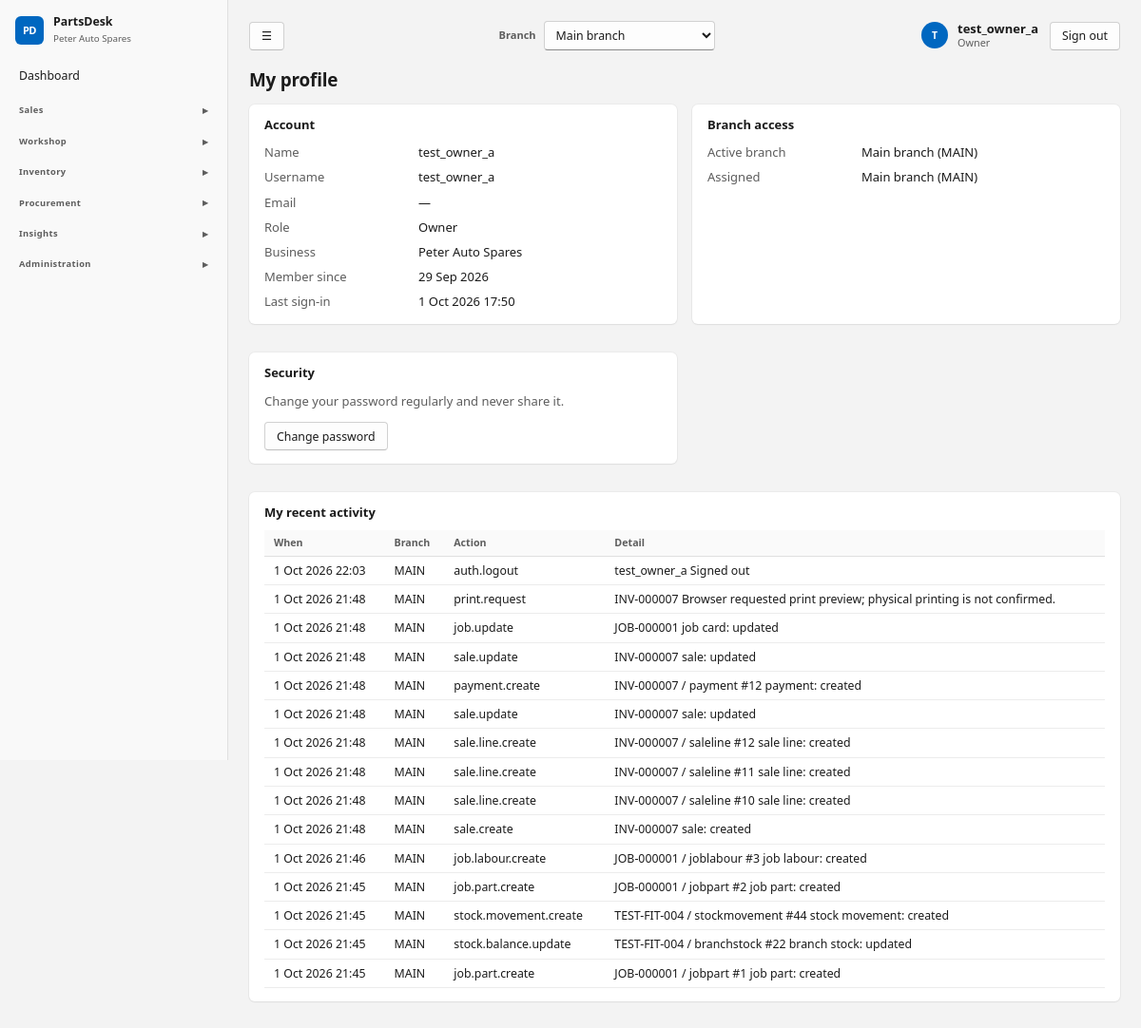
/profile/ (signed in), run on the app's committed database.
### core/models.py (models this page shows, shortened)
class ShopSettings(TrackedModel):
    tenant = models.OneToOneField(Tenant, on_delete=models.CASCADE, related_name="settings")
    shop_name = models.CharField(max_length=120, default="My Spare Parts Shop")
    address = models.TextField(blank=True)
    phone = models.CharField(max_length=60, blank=True)
    email = models.EmailField(blank=True)
    tax_id = models.CharField("Tax / TPIN number", max_length=60, blank=True)
    currency_symbol = models.CharField(max_length=8, default="$")
    tax_name = models.CharField(max_length=20, default="VAT")
    tax_rate = models.DecimalField("Tax rate %", max_digits=5, decimal_places=2, default=Decimal("0"))
    prices_include_tax = models.BooleanField(default=True, help_text="Untick if prices are entered before tax.")
    counter_max_discount = models.DecimalField(
        "Max discount % for counter staff", max_digits=5, decimal_places=2, default=Decimal("10"),
        help_text="Managers and the owner can exceed this.")
    default_labour_rate = models.DecimalField("Default labour rate per hour", max_digits=10, decimal_places=2, default=Decimal("0"))
    invoice_footer = models.CharField(max_length=200, blank=True, default="Thank you for your business.")
    class Meta:
        verbose_name_plural = "shop settings"
    @classmethod
    def get(cls, tenant):
        obj, _ = cls.objects.get_or_create(tenant=tenant)
        return obj

class User(AbstractUser):
    class Role(models.TextChoices):
        OWNER = "owner", "Owner"
        MANAGER = "manager", "Manager"
        COUNTER = "counter", "Counter sales"
        MECHANIC = "mechanic", "Mechanic"
        STOREKEEPER = "storekeeper", "Storekeeper"
    role = models.CharField(max_length=20, choices=Role.choices, default=Role.COUNTER)
    tenant = models.ForeignKey(Tenant, null=True, blank=True, on_delete=models.PROTECT, related_name="users")
    branches = models.ManyToManyField(Branch, blank=True, related_name="staff")
    @property
    def display_name(self):
        return self.get_full_name() or self.username

class Tenant(TrackedModel):
    name = models.CharField(max_length=120)
    slug = models.SlugField(unique=True)
    is_active = models.BooleanField(default=True)

class Branch(TrackedModel):
    tenant = models.ForeignKey(Tenant, on_delete=models.PROTECT, related_name="branches")
    name = models.CharField(max_length=120)
    code = models.CharField(max_length=16)
    is_active = models.BooleanField(default=True)
    class Meta:
        constraints = [models.UniqueConstraint(fields=["tenant", "code"], name="branch_tenant_code")]
        ordering = ["name"]

class AppendOnlyModel(models.Model):
    objects = AppendOnlyQuerySet.as_manager()
    class Meta:
        abstract = True
    def save(self, *args, **kwargs):
        if not self._state.adding:
            raise ValueError("Audit records cannot be edited.")
        return super().save(*args, **kwargs)

class AuditLog(AppendOnlyModel):
    tenant = models.ForeignKey(Tenant, null=True, on_delete=models.PROTECT)
    branch = models.ForeignKey(Branch, null=True, on_delete=models.PROTECT)
    created_at = models.DateTimeField(auto_now_add=True, db_index=True)
    user = models.ForeignKey(User, null=True, on_delete=models.PROTECT)
    action = models.CharField(max_length=40)
    target = models.CharField(max_length=200, blank=True)
    detail = models.TextField(blank=True)
    actor_name = models.CharField(max_length=150, blank=True)
    kind = models.CharField(max_length=20, default="business", db_index=True)
    outcome = models.CharField(max_length=12, default="success", db_index=True)
    changes = models.JSONField(default=dict, blank=True)
    request_id = models.CharField(max_length=36, blank=True, db_index=True)
    ip_address = models.GenericIPAddressField(null=True, blank=True)
    route = models.CharField(max_length=100, blank=True)
    method = models.CharField(max_length=10, blank=True)
    class Meta:
        ordering = ["-created_at", "-id"]

### core/views.py (the view)
# urls.py: path("profile/", views.profile, name="profile"),
@role_required()
def profile(request):
    user = request.user
    return render(request, "core/profile.html", {
        "page_title": "My profile",
        "tenant": request.tenant,
        "branches": allowed_branches(user),
        "recent": AuditLog.objects.filter(user=user, tenant=request.tenant).select_related("branch")[:15],
    })

### core/audit.py (called while the page is built)
@contextmanager
def audit_context(**values):
    token = _current.set(dict(_current.get(), **values))
    try:
        yield
    finally:
        _current.reset(token)

def metadata(request):
    try:
        address = str(ip_address(request.META.get('REMOTE_ADDR', '')))
    except ValueError:
        address = None
    match = request.resolver_match
    return dict(request_id=request.audit_request_id, ip_address=address,
                route=(match.view_name if match else 'unmatched')[:100], method=request.method[:10])

### core/navigation.py (called while the page is built)
def page_back_link(request):
    if request is None or not request.user.is_authenticated:
        return None
    match = request.resolver_match
    name = match.url_name if match else None
    if name == 'dashboard':
        return None
    kwargs = {}
    if name == 'vehicle_create':
        if 'pk' in match.kwargs:
            target, label = 'customer_detail', 'Back to customer'
            kwargs = {'pk': match.kwargs['pk']}
        else:
            target, label = 'vehicle_list', 'Back to vehicles'
    elif name in RECORD_PARENTS:
        target, label = RECORD_PARENTS[name]
        kwargs = {'pk': match.kwargs['pk']}
    else:
        if name not in PARENTS:
            return None
        target, label = PARENTS[name]
    return {'url': reverse(target, kwargs=kwargs), 'label': label}

### core/permissions.py (called while the page is built)
def role_required(roles=None):
    def decorator(view):
        @wraps(view)
        def wrapper(request, *args, **kwargs):
            if not request.user.is_authenticated:
                return redirect_to_login(request.get_full_path())
            require_branch(request)
            if roles is not None and request.user.role not in roles:
                raise PermissionDenied
            return view(request, *args, **kwargs)
        return wrapper
    return decorator

### core/templatetags/ui.py (called while the page is built)
@register.simple_tag(takes_context=True)
def page_back_link(context):
    from core.navigation import page_back_link as destination
    return destination(context.get("request"))

### core/tenancy.py (called while the page is built)
def allowed_branches(user):
    if not user.is_authenticated or not user.is_active or not user.tenant_id:
        return Branch.objects.none()
    qs = Branch.objects.filter(tenant_id=user.tenant_id, tenant__is_active=True, is_active=True)
    if user.role != User.Role.OWNER:
        qs = qs.filter(staff=user)
    return qs

def require_branch(request):
    if request.branch is None:
        raise PermissionDenied("No active branch is assigned to your account.")
    return request.branch

### templates/core/profile.html (shortened to what this page needs)
{% extends "base.html" %}
{% block content %}
<div class="profile-grid">
  <section class="card">
    <h2>Account</h2>
    <dl class="kv">
      <dt>Name</dt><dd>{{ user.display_name }}</dd>
      <dt>Username</dt><dd>{{ user.username }}</dd>
      <dt>Email</dt><dd>{{ user.email|default:"—" }}</dd>
      <dt>Role</dt><dd>{{ user.get_role_display }}</dd>
      <dt>Business</dt><dd>{{ tenant.name }}</dd>
      <dt>Member since</dt><dd>{{ user.date_joined|date:"j M Y" }}</dd>
      <dt>Last sign-in</dt><dd>{{ user.last_login|date:"j M Y H:i"|default:"—" }}</dd>
    </dl>
  </section>
  <section class="card">
    <h2>Branch access</h2>
    <dl class="kv">
      <dt>Active branch</dt><dd>{{ active_branch.name }} ({{ active_branch.code }})</dd>
      <dt>Assigned</dt><dd>{% for b in branches %}{{ b.name }} ({{ b.code }}){% if not forloop.last %}, {% endif %}{% empty %}—{% endfor %}</dd>
    </dl>
  </section>
  <section class="card">
    <h2>Security</h2>
    <p class="muted">Change your password regularly and never share it.</p>
    <a class="btn" href="{% url 'password_change' %}">Change password</a>
  </section>
</div>
<section class="card" style="margin-top:16px">
  <h2>My recent activity</h2>
  <table>
    <thead><tr><th>When</th><th>Branch</th><th>Action</th><th>Detail</th></tr></thead>
    <tbody>{% for e in recent %}<tr><td>{{ e.created_at|date:"j M Y H:i" }}</td><td>{{ e.branch.code|default:"—" }}</td><td>{{ e.action }}</td><td>{{ e.target }} {{ e.detail }}</td></tr>{% empty %}<tr><td colspan="4" class="muted">No activity yet.</td></tr>{% endfor %}</tbody>
  </table>
</section>
{% endblock %}

### templates/base.html (shortened to what this page needs)
{% load static ui %}<!doctype html>
<html lang="en">
<head>
<link rel="stylesheet" href="{% static 'css/app.css' %}">
</head>
<body data-print-log-url="{% url 'log_print_request' %}" {% if auto_print %}data-autoprint="1"{% endif %}>
<div class="app">
  <aside class="side no-print">
    <div class="brand"><span class="brand-mark">PD</span><div><strong>PartsDesk</strong><small>{{ shop.shop_name }}</small></div></div>
    <nav>{% for g in nav %}{% if g.title %}<details class="nav-group" ><summary>{{ g.title }}</summary></details>{% else %}{% for item in g.items %}<a href="{{ item.url }}" class="">{{ item.label }}</a>{% endfor %}{% endif %}{% endfor %}</nav>
  </aside>
  <main class="main">
    <div class="topbar no-print">
      <button type="button" class="btn nav-toggle" id="nav-toggle" aria-label="Toggle menu" title="Show/hide menu">&#9776;</button>
      {% if branches %}<form method="post" action="{% url 'switch_branch' %}" class="branch-switch">{% csrf_token %}
        <label for="branch-select">Branch</label>
        <select id="branch-select" name="branch_id" onchange="this.form.submit()">{% for b in branches %}<option value="{{ b.pk }}" {% if b.pk == active_branch.pk %}selected{% endif %}>{{ b.name }}</option>{% endfor %}</select>
        <noscript><button type="submit">Switch</button></noscript></form>{% endif %}
      <div class="topbar-user"><a href="{% url 'profile' %}" class="user-chip"><span class="avatar">{{ user.display_name|slice:":1"|upper }}</span><span><strong>{{ user.display_name }}</strong><small>{{ user.get_role_display }}</small></span></a>
        <form method="post" action="{% url 'logout' %}">{% csrf_token %}<button type="submit" class="btn">Sign out</button></form></div>
    </div>
    <header class="top"><h1>{% block page_heading %}{{ page_title }}{% endblock %}</h1>{% page_back_link as back %}</header>
    {% block content %}{% endblock %}
  </main>
</div>
</body>
</html>

### data on the page
ShopSettings: shop_name "Peter Auto Spares"
User: display_name "T", display_name "test_owner_a", role "Owner", username "test_owner_a", email "—", date_joined "29 Sep 2026", last_login "1 Oct 2026 17:50"
Tenant: name "Peter Auto Spares"
Branch: name "Main branch", code "MAIN"
AuditLog: created_at "1 Oct 2026 22:03", branch.code "MAIN", action "auth.logout", target "test_owner_a", detail "Signed out"
AuditLog: created_at "1 Oct 2026 21:48", branch.code "MAIN", action "print.request", target "INV-000007", detail "Browser requested print preview; physical printing is not confirmed."
AuditLog: created_at "1 Oct 2026 21:48", branch.code "MAIN", action "job.update", target "JOB-000001", detail "job card: updated"
AuditLog: created_at "1 Oct 2026 21:48", branch.code "MAIN", action "sale.update", target "INV-000007", detail "sale: updated"
AuditLog: created_at "1 Oct 2026 21:48", branch.code "MAIN", action "payment.create", target "INV-000007 / payment #12", detail "payment: created"
AuditLog: created_at "1 Oct 2026 21:48", branch.code "MAIN", action "sale.update", target "INV-000007", detail "sale: updated"
AuditLog: created_at "1 Oct 2026 21:48", branch.code "MAIN", action "sale.line.create", target "INV-000007 / saleline #12", detail "sale line: created"
AuditLog: created_at "1 Oct 2026 21:48", branch.code "MAIN", action "sale.line.create", target "INV-000007 / saleline #11", detail "sale line: created"
AuditLog: created_at "1 Oct 2026 21:48", branch.code "MAIN", action "sale.line.create", target "INV-000007 / saleline #10", detail "sale line: created"
AuditLog: created_at "1 Oct 2026 21:48", branch.code "MAIN", action "sale.create", target "INV-000007", detail "sale: created"
AuditLog: created_at "1 Oct 2026 21:46", branch.code "MAIN", action "job.labour.create", target "JOB-000001 / joblabour #3", detail "job labour: created"
AuditLog: created_at "1 Oct 2026 21:45", branch.code "MAIN", action "job.part.create", target "JOB-000001 / jobpart #2", detail "job part: created"
AuditLog: created_at "1 Oct 2026 21:45", branch.code "MAIN", action "stock.movement.create", target "TEST-FIT-004 / stockmovement #44", detail "stock movement: created"
AuditLog: created_at "1 Oct 2026 21:45", branch.code "MAIN", action "stock.balance.update", target "TEST-FIT-004 / branchstock #22", detail "branch stock: updated"
AuditLog: created_at "1 Oct 2026 21:45", branch.code "MAIN", action "job.part.create", target "JOB-000001 / jobpart #1", detail "job part: created"

### other printed values
{{ item.label }} "Dashboard"
{{ g.title }} "Sales" "Workshop" "Inventory" "Procurement" "Insights" "Administration"
{{ page_title }} "My profile"
form field branch_id "Main branch"
